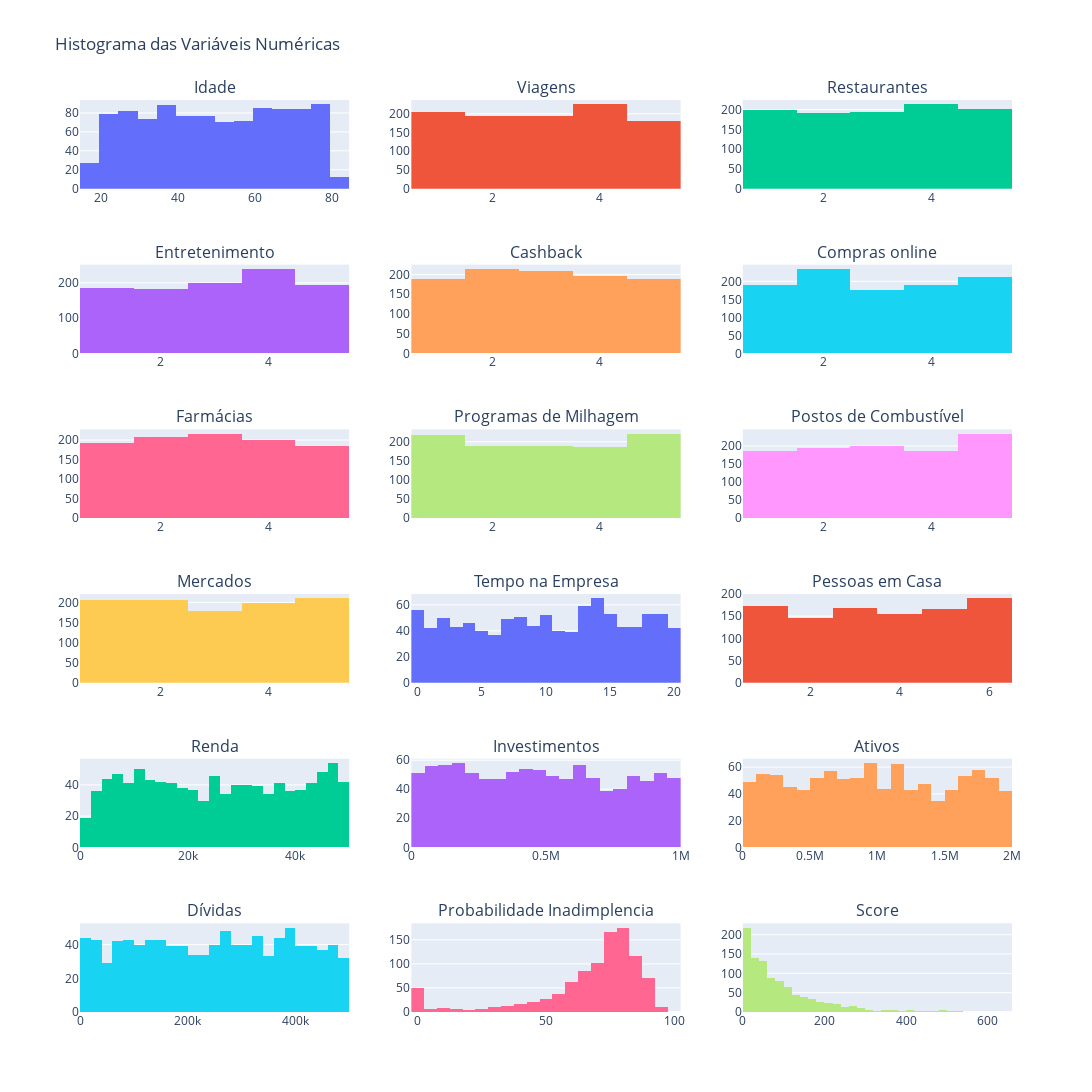

This figure's notebook cell:
### Code cell
num_cols = 3

num_rows = math.ceil(len(num_vars)/num_cols)

fig = make_subplots(rows=num_rows, cols=num_cols, subplot_titles=num_vars)

for i, var in enumerate(num_vars):
    row = (i // num_cols) + 1
    col = (i % num_cols) + 1

    fig.add_trace(
        go.Histogram(x=df_clientes[var], name=var),
        row=row, col=col
    )

fig.update_layout(
    height=300 * num_rows,
    width=1200,
    title_text='Histograma das Variáveis Numéricas',
    showlegend=False
)

fig.show()

### Figure 1 — Plotly figure (JSON) as saved in the notebook; plotly's stock layout.template omitted (floating-point values rounded to 4 significant figures; data arrays with more than 128 entries replaced by an {"elided": "..."} marker saying what was removed)
{"data": [{"name": "Idade", "type": "histogram", "x": {"elided": "1000 int values"}, "xaxis": "x", "yaxis": "y"}, {"name": "Viagens", "type": "histogram", "x": {"elided": "1000 int values"}, "xaxis": "x2", "yaxis": "y2"}, {"name": "Restaurantes", "type": "histogram", "x": {"elided": "1000 int values"}, "xaxis": "x3", "yaxis": "y3"}, {"name": "Entretenimento", "type": "histogram", "x": {"elided": "1000 int values"}, "xaxis": "x4", "yaxis": "y4"}, {"name": "Cashback", "type": "histogram", "x": {"elided": "1000 int values"}, "xaxis": "x5", "yaxis": "y5"}, {"name": "Compras online", "type": "histogram", "x": {"elided": "1000 int values"}, "xaxis": "x6", "yaxis": "y6"}, {"name": "Farmácias", "type": "histogram", "x": {"elided": "1000 int values"}, "xaxis": "x7", "yaxis": "y7"}, {"name": "Programas de Milhagem", "type": "histogram", "x": {"elided": "1000 int values"}, "xaxis": "x8", "yaxis": "y8"}, {"name": "Postos de Combustível", "type": "histogram", "x": {"elided": "1000 int values"}, "xaxis": "x9", "yaxis": "y9"}, {"name": "Mercados", "type": "histogram", "x": {"elided": "1000 int values"}, "xaxis": "x10", "yaxis": "y10"}, {"name": "Tempo na Empresa", "type": "histogram", "x": {"elided": "1000 int values"}, "xaxis": "x11", "yaxis": "y11"}, {"name": "Pessoas em Casa", "type": "histogram", "x": {"elided": "1000 int values"}, "xaxis": "x12", "yaxis": "y12"}, {"name": "Renda", "type": "histogram", "x": {"elided": "1000 int values"}, "xaxis": "x13", "yaxis": "y13"}, {"name": "Investimentos", "type": "histogram", "x": {"elided": "1000 int values"}, "xaxis": "x14", "yaxis": "y14"}, {"name": "Ativos", "type": "histogram", "x": {"elided": "1000 int values"}, "xaxis": "x15", "yaxis": "y15"}, {"name": "Dívidas", "type": "histogram", "x": {"elided": "1000 int values"}, "xaxis": "x16", "yaxis": "y16"}, {"name": "Probabilidade Inadimplencia", "type": "histogram", "x": {"elided": "1000 float values"}, "xaxis": "x17", "yaxis": "y17"}, {"name": "Score", "type": "histogram", "x": {"elided": "1000 int values"}, "xaxis": "x18", "yaxis": "y18"}], "layout": {"annotations": [{"font": {"size": 16}, "showarrow": false, "text": "Idade", "x": 0.1444, "xanchor": "center", "xref": "paper", "y": 1.0, "yanchor": "bottom", "yref": "paper"}, {"font": {"size": 16}, "showarrow": false, "text": "Viagens", "x": 0.5, "xanchor": "center", "xref": "paper", "y": 1.0, "yanchor": "bottom", "yref": "paper"}, {"font": {"size": 16}, "showarrow": false, "text": "Restaurantes", "x": 0.8556, "xanchor": "center", "xref": "paper", "y": 1.0, "yanchor": "bottom", "yref": "paper"}, {"font": {"size": 16}, "showarrow": false, "text": "Entretenimento", "x": 0.1444, "xanchor": "center", "xref": "paper", "y": 0.8194, "yanchor": "bottom", "yref": "paper"}, {"font": {"size": 16}, "showarrow": false, "text": "Cashback", "x": 0.5, "xanchor": "center", "xref": "paper", "y": 0.8194, "yanchor": "bottom", "yref": "paper"}, {"font": {"size": 16}, "showarrow": false, "text": "Compras online", "x": 0.8556, "xanchor": "center", "xref": "paper", "y": 0.8194, "yanchor": "bottom", "yref": "paper"}, {"font": {"size": 16}, "showarrow": false, "text": "Farmácias", "x": 0.1444, "xanchor": "center", "xref": "paper", "y": 0.6389, "yanchor": "bottom", "yref": "paper"}, {"font": {"size": 16}, "showarrow": false, "text": "Programas de Milhagem", "x": 0.5, "xanchor": "center", "xref": "paper", "y": 0.6389, "yanchor": "bottom", "yref": "paper"}, {"font": {"size": 16}, "showarrow": false, "text": "Postos de Combustível", "x": 0.8556, "xanchor": "center", "xref": "paper", "y": 0.6389, "yanchor": "bottom", "yref": "paper"}, {"font": {"size": 16}, "showarrow": false, "text": "Mercados", "x": 0.1444, "xanchor": "center", "xref": "paper", "y": 0.4583, "yanchor": "bottom", "yref": "paper"}, {"font": {"size": 16}, "showarrow": false, "text": "Tempo na Empresa", "x": 0.5, "xanchor": "center", "xref": "paper", "y": 0.4583, "yanchor": "bottom", "yref": "paper"}, {"font": {"size": 16}, "showarrow": false, "text": "Pessoas em Casa", "x": 0.8556, "xanchor": "center", "xref": "paper", "y": 0.4583, "yanchor": "bottom", "yref": "paper"}, {"font": {"size": 16}, "showarrow": false, "text": "Renda", "x": 0.1444, "xanchor": "center", "xref": "paper", "y": 0.2778, "yanchor": "bottom", "yref": "paper"}, {"font": {"size": 16}, "showarrow": false, "text": "Investimentos", "x": 0.5, "xanchor": "center", "xref": "paper", "y": 0.2778, "yanchor": "bottom", "yref": "paper"}, {"font": {"size": 16}, "showarrow": false, "text": "Ativos", "x": 0.8556, "xanchor": "center", "xref": "paper", "y": 0.2778, "yanchor": "bottom", "yref": "paper"}, {"font": {"size": 16}, "showarrow": false, "text": "Dívidas", "x": 0.1444, "xanchor": "center", "xref": "paper", "y": 0.09722, "yanchor": "bottom", "yref": "paper"}, {"font": {"size": 16}, "showarrow": false, "text": "Probabilidade Inadimplencia", "x": 0.5, "xanchor": "center", "xref": "paper", "y": 0.09722, "yanchor": "bottom", "yref": "paper"}, {"font": {"size": 16}, "showarrow": false, "text": "Score", "x": 0.8556, "xanchor": "center", "xref": "paper", "y": 0.09722, "yanchor": "bottom", "yref": "paper"}], "height": 1800, "showlegend": false, "title": {"text": "Histograma das Variáveis Numéricas"}, "width": 1200, "xaxis": {"anchor": "y", "domain": [0, 0.2889]}, "xaxis10": {"anchor": "y10", "domain": [0, 0.2889]}, "xaxis11": {"anchor": "y11", "domain": [0.3556, 0.6444]}, "xaxis12": {"anchor": "y12", "domain": [0.7111, 1]}, "xaxis13": {"anchor": "y13", "domain": [0, 0.2889]}, "xaxis14": {"anchor": "y14", "domain": [0.3556, 0.6444]}, "xaxis15": {"anchor": "y15", "domain": [0.7111, 1]}, "xaxis16": {"anchor": "y16", "domain": [0, 0.2889]}, "xaxis17": {"anchor": "y17", "domain": [0.3556, 0.6444]}, "xaxis18": {"anchor": "y18", "domain": [0.7111, 1]}, "xaxis2": {"anchor": "y2", "domain": [0.3556, 0.6444]}, "xaxis3": {"anchor": "y3", "domain": [0.7111, 1]}, "xaxis4": {"anchor": "y4", "domain": [0, 0.2889]}, "xaxis5": {"anchor": "y5", "domain": [0.3556, 0.6444]}, "xaxis6": {"anchor": "y6", "domain": [0.7111, 1]}, "xaxis7": {"anchor": "y7", "domain": [0, 0.2889]}, "xaxis8": {"anchor": "y8", "domain": [0.3556, 0.6444]}, "xaxis9": {"anchor": "y9", "domain": [0.7111, 1]}, "yaxis": {"anchor": "x", "domain": [0.9028, 1.0]}, "yaxis10": {"anchor": "x10", "domain": [0.3611, 0.4583]}, "yaxis11": {"anchor": "x11", "domain": [0.3611, 0.4583]}, "yaxis12": {"anchor": "x12", "domain": [0.3611, 0.4583]}, "yaxis13": {"anchor": "x13", "domain": [0.1806, 0.2778]}, "yaxis14": {"anchor": "x14", "domain": [0.1806, 0.2778]}, "yaxis15": {"anchor": "x15", "domain": [0.1806, 0.2778]}, "yaxis16": {"anchor": "x16", "domain": [0, 0.09722]}, "yaxis17": {"anchor": "x17", "domain": [0, 0.09722]}, "yaxis18": {"anchor": "x18", "domain": [0, 0.09722]}, "yaxis2": {"anchor": "x2", "domain": [0.9028, 1.0]}, "yaxis3": {"anchor": "x3", "domain": [0.9028, 1.0]}, "yaxis4": {"anchor": "x4", "domain": [0.7222, 0.8194]}, "yaxis5": {"anchor": "x5", "domain": [0.7222, 0.8194]}, "yaxis6": {"anchor": "x6", "domain": [0.7222, 0.8194]}, "yaxis7": {"anchor": "x7", "domain": [0.5417, 0.6389]}, "yaxis8": {"anchor": "x8", "domain": [0.5417, 0.6389]}, "yaxis9": {"anchor": "x9", "domain": [0.5417, 0.6389]}}}
